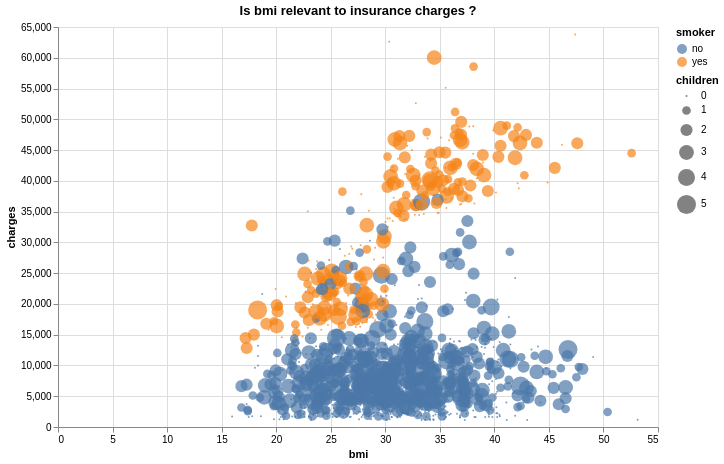

Write a Vega-Lite specification for this figure.
### Vega-Lite specification from a JSON file in a GitHub repository (floating-point values rounded to 4 significant figures; data arrays with more than 128 entries replaced by an {"elided": "..."} marker saying what was removed)
{"$schema": "https://vega.github.io/schema/vega-lite/v5.json", "title": "Is bmi relevant to insurance charges ?", "width": 600, "height": 400, "data": {"values": {"elided": "1338 records"}}, "mark": {"type": "point", "filled": true, "opacity": 0.7}, "encoding": {"x": {"field": "bmi", "type": "quantitative", "scale": {}}, "y": {"field": "charges", "type": "quantitative", "scale": {}}, "color": {"field": "smoker", "type": "nominal"}, "size": {"field": "children", "type": "quantitative"}, "tooltip": [{"field": "bmi", "type": "quantitative"}, {"field": "charges", "type": "quantitative"}, {"field": "smoker", "type": "nominal"}, {"field": "children", "type": "quantitative"}]}, "transform": [], "params": []}
